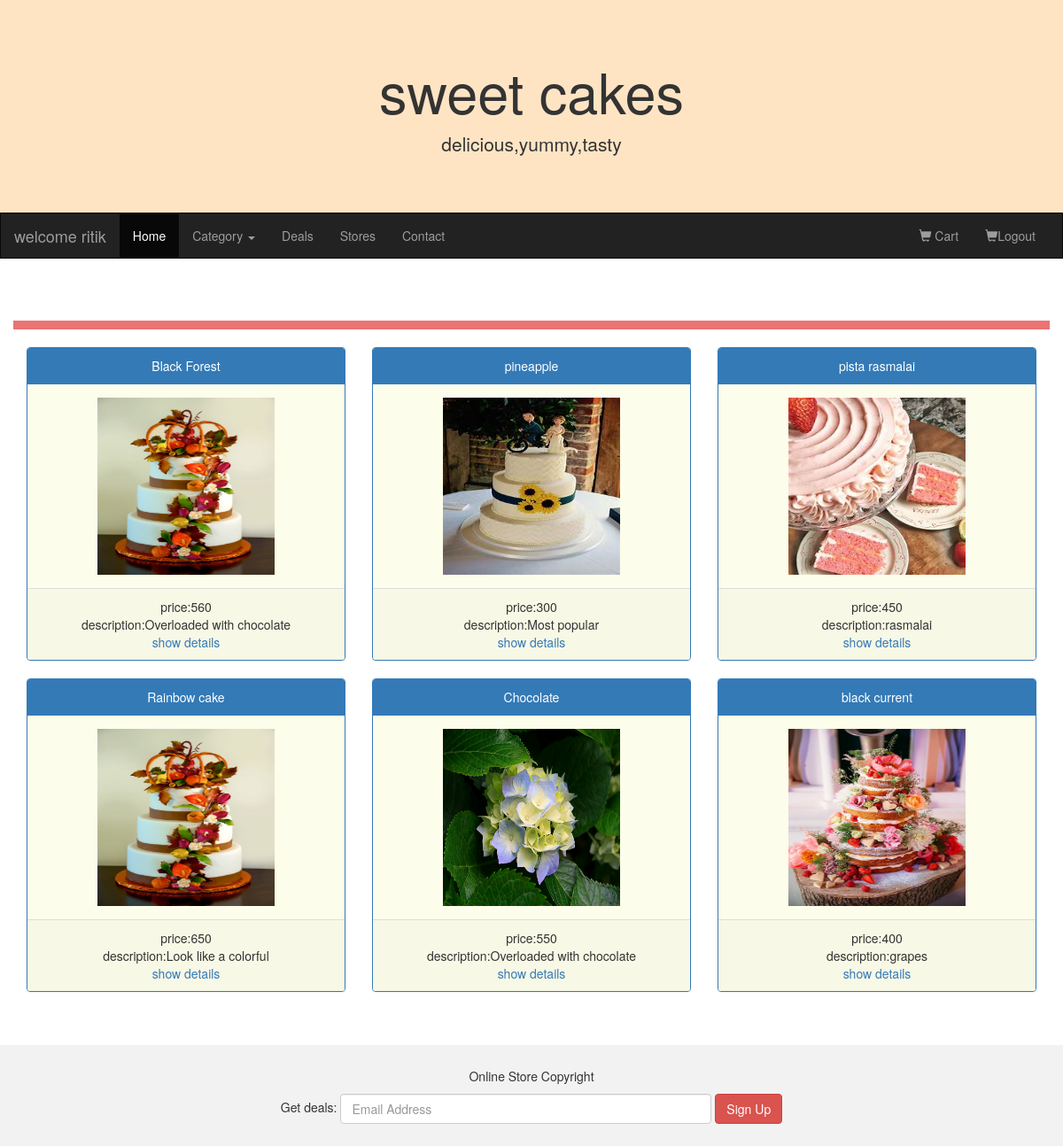
The app's page / (signed in) with its own data.
### AdminApp/models.py (models this page shows, shortened)
class Cake(models.Model):
    cname = models.CharField(max_length=20)
    cake_image = models.ImageField(default="abc.jpg",upload_to="images")
    price = models.FloatField(default=100)
    description = models.CharField(max_length=20)
    category = models.ForeignKey(Category,on_delete=models.CASCADE)
    class Meta:
        db_table = "Cake"

### UserApp/views.py (the view)
# urls.py: path('',views.Home),
def Home(request):
      cats=Category.objects.all()
      cakes=Cake.objects.all()
      return  render(request,"master.html",{"cats":cats,"cakes":cakes})

### UserApp/templates/master.html (shortened to what this page needs)
<!DOCTYPE html>
<html lang="en">
<head>
  <link rel="stylesheet" href="https://maxcdn.bootstrapcdn.com/bootstrap/3.4.1/css/bootstrap.min.css">
</head>
<body>
<div class="jumbotron" style="background-color: bisque;">
  <div class="container text-center">
    <h1>sweet cakes</h1>
    <p>delicious,yummy,tasty</p>
  </div>
</div>
<nav class="navbar navbar-inverse">
  <div class="container-fluid">
    <div class="navbar-header">
      {%if "uname" in request.session%}
      <a class="navbar-brand" href="#">welcome {{request.session.uname}}</a>
      {%else%}
      <a class="navbar-brand" href="#">sweet cakes</a>
      {%endif%}
    </div>
    <div class="collapse navbar-collapse" id="myNavbar">
      <ul class="nav navbar-nav">
        <li class="active"><a href="/">Home</a></li>
        <li class="dropdown">
            <a class=" dropdown-toggle"  data-toggle="dropdown" href="#">Category
            <span class="caret"></span></a>
          </li>
        <li><a href="#">Deals</a></li>
        <li><a href="#">Stores</a></li>
        <li><a href="#">Contact</a></li>
      </ul>
      <ul class="nav navbar-nav navbar-right">
        {%if "uname" in request.session%}
        <li><a href="/showAllCartItems"><span class="glyphicon glyphicon-shopping-cart"></span> Cart</a></li>
        <li><a href="/Logout"><span class="glyphicon glyphicon-shopping-cart"></span>Logout</a></li>
        {%else%}
        <li><a href="/Login"><span class="glyphicon glyphicon-user"></span>Login</a></li>
        <li><a href="/Signup"><span class="glyphicon glyphicon-user"></span>Signup</a></li>
        {%endif%}
      </ul>
    </div>
  </div>
</nav>
{%block master%}
<div class="container">
      <div class="row">
        <hr style="border-width: 10px;border-color: rgb(235, 115, 115);"/>
            {%for cake in cakes%}
            <center>
        <div class="col-sm-4">
          <div class="panel panel-primary" style="background-color:rgb(253, 253, 235) ">
            <div class="panel-heading">{{cake.cname}}</div>
            <div class="panel-body"><img src="{{cake.cake_image.url}}" class="img-responsive" style="width:200px;height: 200px;" alt="Image"></div>
            <div class="panel-footer" style="background-color:rgb(248, 248, 230);">
                  price:{{cake.price}}<br/>description:{{cake.description}}
            <br/><a href="/showDetails/{{cake.id}}">show details</a>
            </div>
          </div>
        </div>
      </center>
        {%endfor%}
      </div>
    </div>
{%endblock%}
<br><br>
<footer class="container-fluid text-center">
  <p>Online Store Copyright</p>
  <form class="form-inline">Get deals:
    <input type="email" class="form-control" size="50" placeholder="Email Address">
    <button type="button" class="btn btn-danger">Sign Up</button>
  </form>
</footer>
</body>
</html>

### UserApp/templates/master.html (style rules this page uses)
.navbar { margin-bottom: 50px; border-radius: 0; }
.jumbotron { margin-bottom: 0; }
footer { background-color: #f2f2f2; padding: 25px; }

### records on screen
Cake: cname "Black Forest", cake_image (picture), price "560", description "Overloaded with chocolate"
Cake: cname "pineapple", cake_image (picture), price "300", description "Most popular"
Cake: cname "pista rasmalai", cake_image (picture), price "450", description "rasmalai"
Cake: cname "Rainbow cake", cake_image (picture), price "650", description "Look like a colorful"
Cake: cname "Chocolate", cake_image (picture), price "550", description "Overloaded with chocolate"
Cake: cname "black current", cake_image (picture), price "400", description "grapes"

### other values on screen
{{ request.session.uname }} "ritik"
